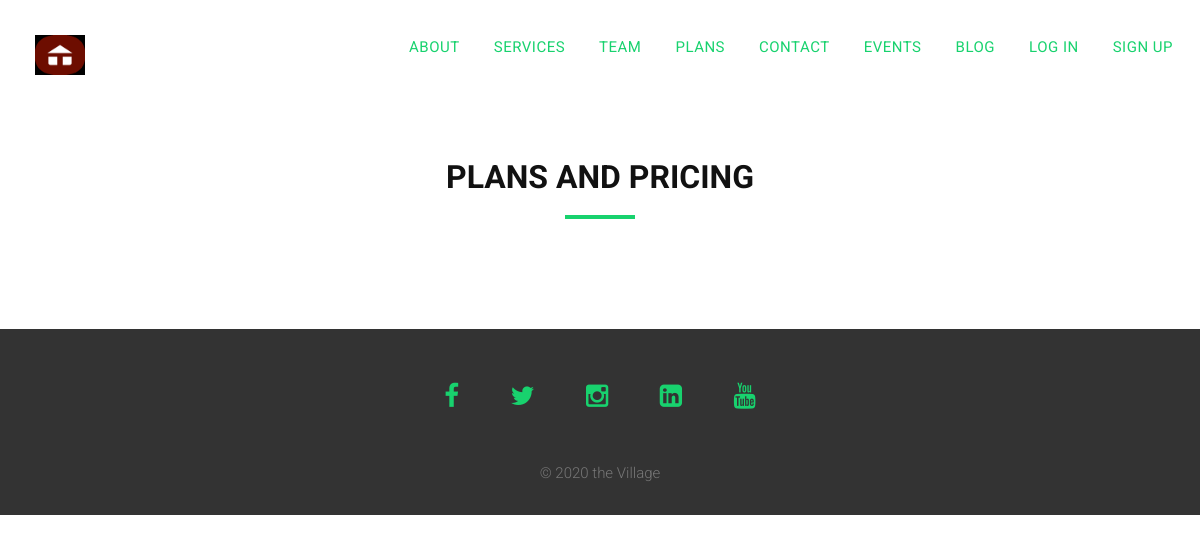
Page /plans/ on the earlier database version.
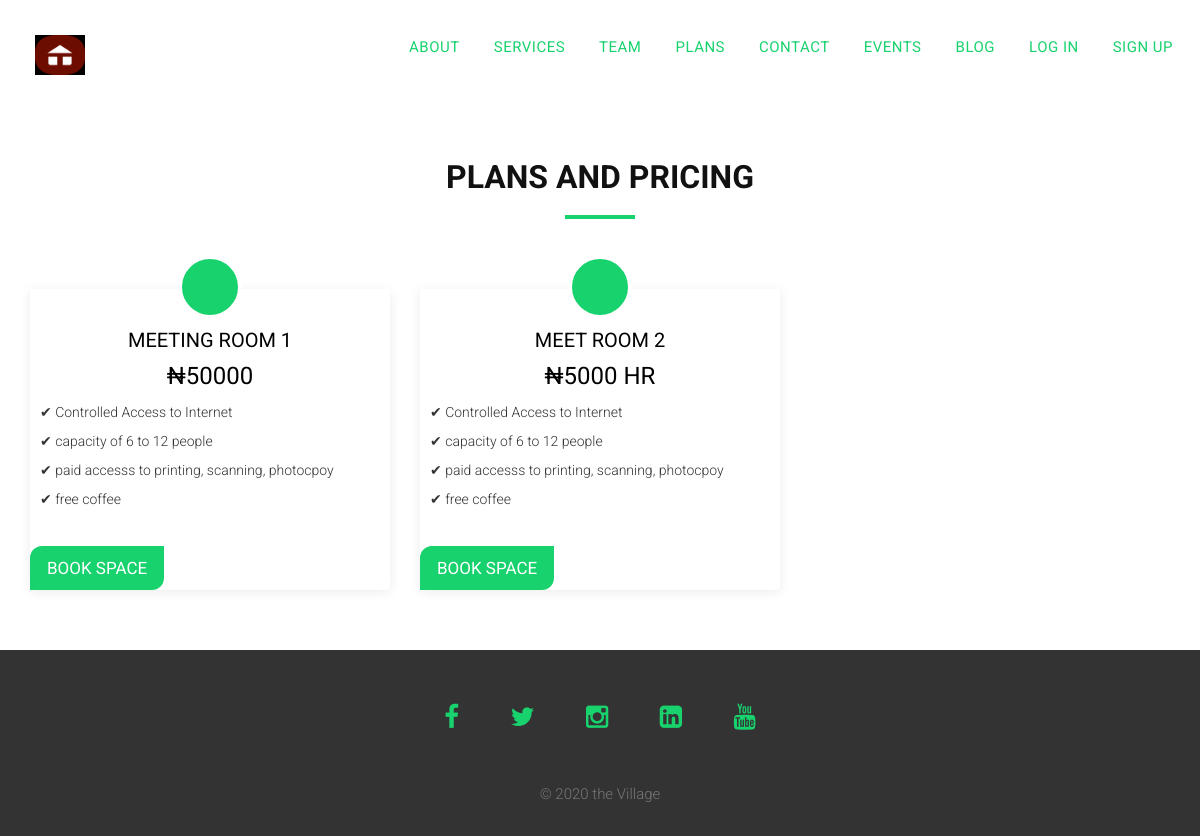
Same page on the later database version.
### plans/models.py (models this page shows, shortened)
class Plan(models.Model):
    title = models.CharField(max_length=100)
    plan_img = CloudinaryField('plan_img', blank=True)
    price = models.IntegerField(default=0)
    per = models.CharField(max_length=50,blank=True )
    benefit1 = models.CharField(max_length=150, blank=True)
    benefit2 = models.CharField(max_length=150, blank=True)
    benefit3 = models.CharField(max_length=150, blank=True)
    benefit4 = models.CharField(max_length=150, blank=True)
    benefit5 = models.CharField(max_length=150, blank=True)
    benefit6 = models.CharField(max_length=150, blank=True)
    benefit7 = models.CharField(max_length=150, blank=True)
    benefit8 = models.CharField(max_length=150, blank=True)
    benefit9 = models.CharField(max_length=150, blank=True)
    benefit10 = models.CharField(max_length=150, blank=True)
    benefit11 = models.CharField(max_length=150, blank=True)

### plans/views.py (the view)
# urls.py: path('', views.plan_list, name='plan_list'),
def plan_list(request):
    plan = Plan.objects.all()
    context = {
        'plans': plan
    }
    return render(request, 'plan/plans.html', context)

### templates/plan/plans.html (shortened to what this page needs)
{% extends 'base.html' %}
{% block content %}
    <section id="pricing">
        <div class="container">
            <div class="row">
                <div class="section-title text-center">
                    <h2>Plans and Pricing</h2>
                    <hr>
                </div>
            </div>
            <div class="row">
                {% for plan in plans %}
                <div class="col-lg-4 col-md-6 col-sm-12 wow fadeInUp">
                    <div class="plan-col">
                        <div class="img">
                            <div class="icon"></div>
                        </div>
                        <h2 class="title"><a href="#">{{plan.title |lower}}</a></h2>
                        <h4><a href="#">&#x20a6;{{plan.price}} <span>{{plan.per}}</span></a></h4>
                        <ul>
                            <li>&#10004;   {{plan.benefit1}}</li>
                            <li>&#10004;   {{plan.benefit2}}</li>
                            <li>&#10004;   {{plan.benefit3}}</li>
                            <li>&#10004;   {{plan.benefit4}}</li>
                        </ul>
                        <a href="{% url 'contact_us'%}" id="btn-custom" class="btn  btn-lg page-scroll">Book Space</a>
                    </div>
                </div>
                {% endfor %}
            </div>
        </div>
    </section>
{% endblock content %}

Differences in the rows shown:
added Plan: title "MEETING ROOM 1", price "50000", benefit1 "Controlled Access to Internet", benefit2 "capacity of 6 to 12 people", benefit3 "paid accesss to printing, scanning, photocpoy", benefit4 "free coffee"
added Plan: title "MEET ROOM 2", price "5000", per "HR", benefit1 "Controlled Access to Internet", benefit2 "capacity of 6 to 12 people", benefit3 "paid accesss to printing, scanning, photocpoy", benefit4 "free coffee"
